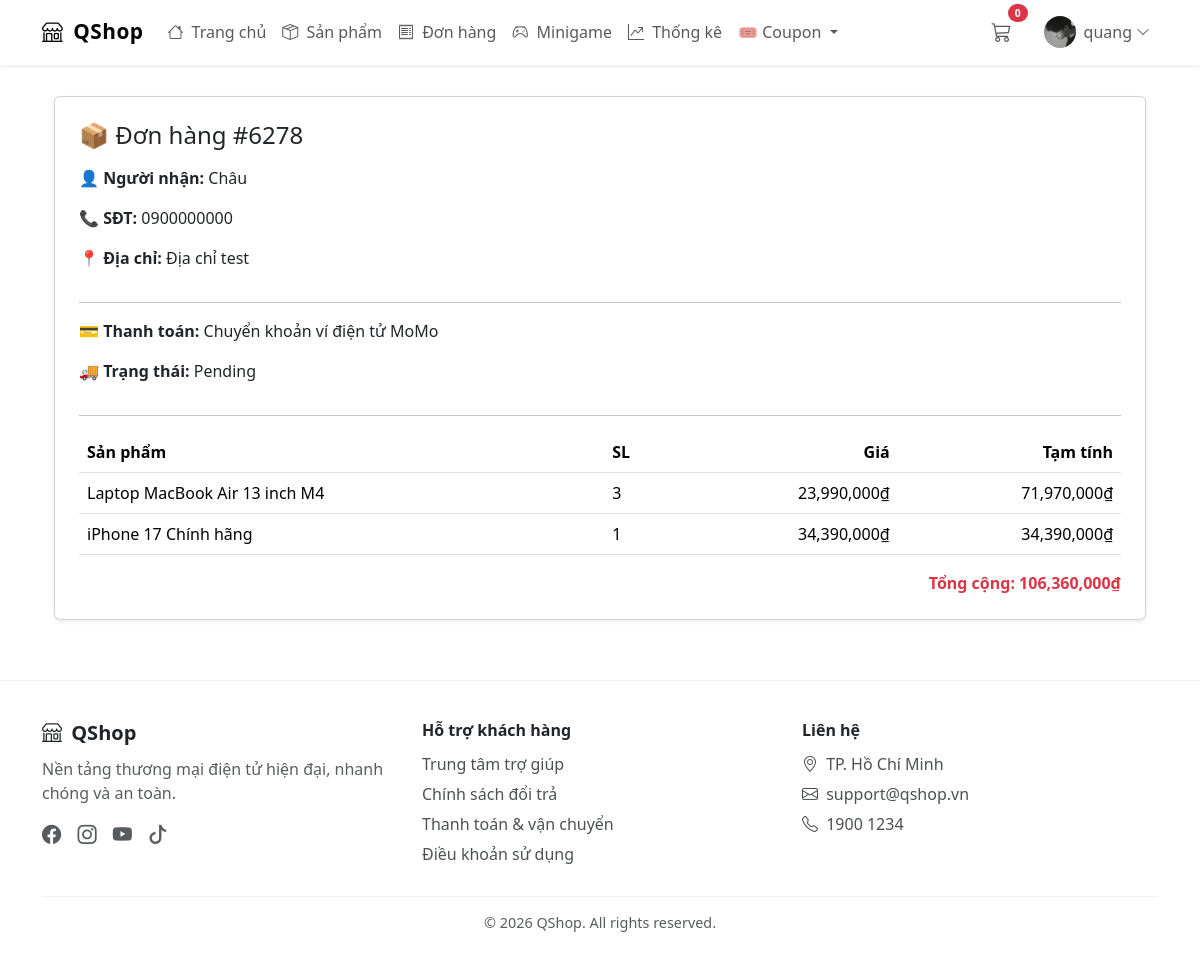
/shops/orders/6278/qr/ (signed in), run on an earlier commit of the app's database.
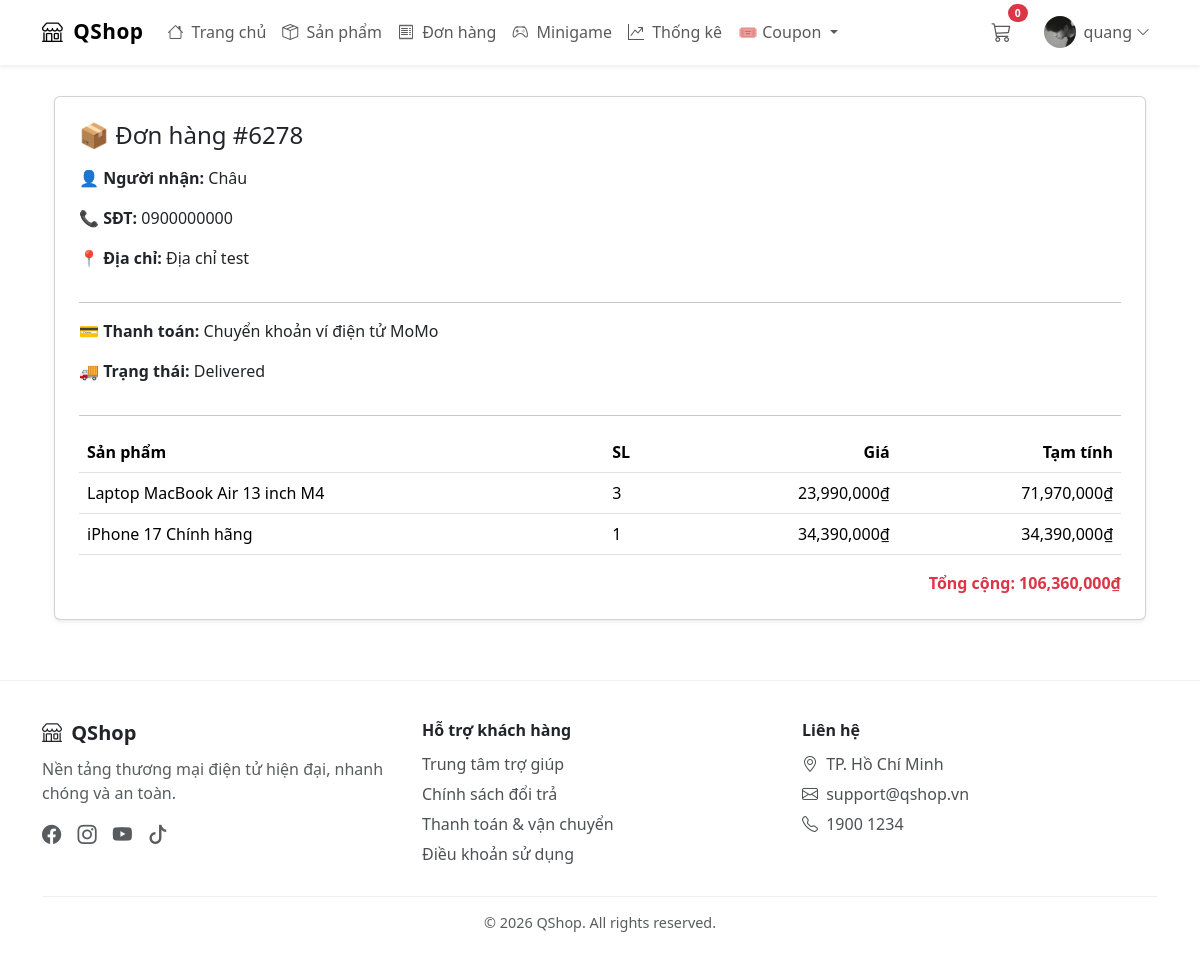
And on a later commit of the database.
### shops/models.py (models this page shows, shortened)
class Order(models.Model):
    STATUS_CHOICES = (
        ('Pending', 'Pending'),
        ('Processing', 'Processing'),
        ('Shipped', 'Shipped'),
        ('Delivered', 'Delivered'),
        ('Cancelled', 'Cancelled'),
    )
    user = models.ForeignKey(settings.AUTH_USER_MODEL, on_delete=models.CASCADE, related_name='orders')
    address = models.CharField(max_length=255)
    phone = models.CharField(max_length=20)
    total_price = models.IntegerField()
    created_at = models.DateTimeField(default=timezone.now)
    updated_at = models.DateTimeField(auto_now=True)
    paid = models.BooleanField(default=False)
    status = models.CharField(max_length=20, choices=STATUS_CHOICES, default='Pending')
    shipping_method = models.CharField(max_length=50, default='Standard')
    shipping_cost = models.IntegerField(default=0)
    coupon = models.ForeignKey('Coupon', on_delete=models.SET_NULL, null=True, blank=True)
    discount = models.IntegerField(default=0)
    qr_token = models.UUIDField(
        default=uuid.uuid4,
        unique=True,
        editable=False
    )
    tracking_code = models.CharField(
        max_length=20,
        default='',
        blank=True
    )
    PAYMENT_CHOICES = (
        ('COD', 'Thanh toán khi nhận hàng'),
        ('BANK', 'Chuyển khoản ngân hàng'),
        ('MOMO', 'Chuyển khoản ví điện tử MoMo'),
        ('VNPAY', 'Chuyển khoản ví điện tử VNPAY'),
    )
    payment_method = models.CharField(
        max_length=10,
        choices=PAYMENT_CHOICES,
        default='COD'
    )
    rank_discount = models.IntegerField(default=0)
    class Meta:
        ordering = ('-created_at',)

### shops/views.py (the view)
# urls.py: path('orders/<int:order_id>/qr/', views.order_qr_detail, name='order_qr_detail'),
@login_required
def order_qr_detail(request, order_id):
    order = get_object_or_404(
        Order,
        id=order_id
    )
    if not _can_view_order(request, order):
        return HttpResponseForbidden("Bạn không có quyền xem đơn hàng này.")
    return render(request, 'shops/order_qr_detail.html', {
        'order': order
    })

### shops/context_processors.py (called while the page is built)
def cart_context(request):
    cart = request.session.get('cart', {})
    cart_items_count = len(cart)
    return {
        'cart_items_count': cart_items_count,
        'cart': cart
    }

### shops/models.py (called while the page is built)
    @property
    def total_cost(self):
        return self.price * self.quantity

### shops/views.py (called while the page is built)
def _can_view_order(request, order):
    return (
        request.user.is_authenticated and
        (request.user.is_staff or request.user.is_superuser or order.user_id == request.user.id)
    )

### shops/templates/shops/order_qr_detail.html (shortened to what this page needs)
{% extends "shops/base.html" %}
{% load humanize %}
{% block content %}
<div class="container my-4">
  <div class="card p-4 shadow-sm">
    <h4 class="mb-3">📦 Đơn hàng #{{ order.id }}</h4>
    <p><strong>👤 Người nhận:</strong>
      {{ order.user.get_full_name|default:order.user.username }}</p>
    <p><strong>📞 SĐT:</strong> {{ order.phone }}</p>
    <p><strong>📍 Địa chỉ:</strong> {{ order.address }}</p>
    <hr>
    <p><strong>💳 Thanh toán:</strong>
      {{ order.get_payment_method_display }}</p>
    <p><strong>🚚 Trạng thái:</strong>
      {{ order.get_status_display|default:order.status }}</p>
    <hr>
    <table class="table">
      <thead>
        <tr>
          <th>Sản phẩm</th>
          <th>SL</th>
          <th class="text-end">Giá</th>
          <th class="text-end">Tạm tính</th>
        </tr>
      </thead>
      <tbody>
        {% for item in order.items.all %}
        <tr>
          <td>{{ item.product.name }}</td>
          <td>{{ item.quantity }}</td>
          <td class="text-end">{{ item.price|intcomma }}₫</td>
          <td class="text-end">{{ item.total_cost|intcomma }}₫</td>
        </tr>
        {% endfor %}
      </tbody>
    </table>
    <div class="text-end fw-bold text-danger">
      Tổng cộng: {{ order.total_price|intcomma }}₫
    </div>
  </div>
</div>
{% endblock %}

What changed in the data, as far as the page shows it:
changed Order "Địa chỉ test": status "Pending" → "Delivered"
